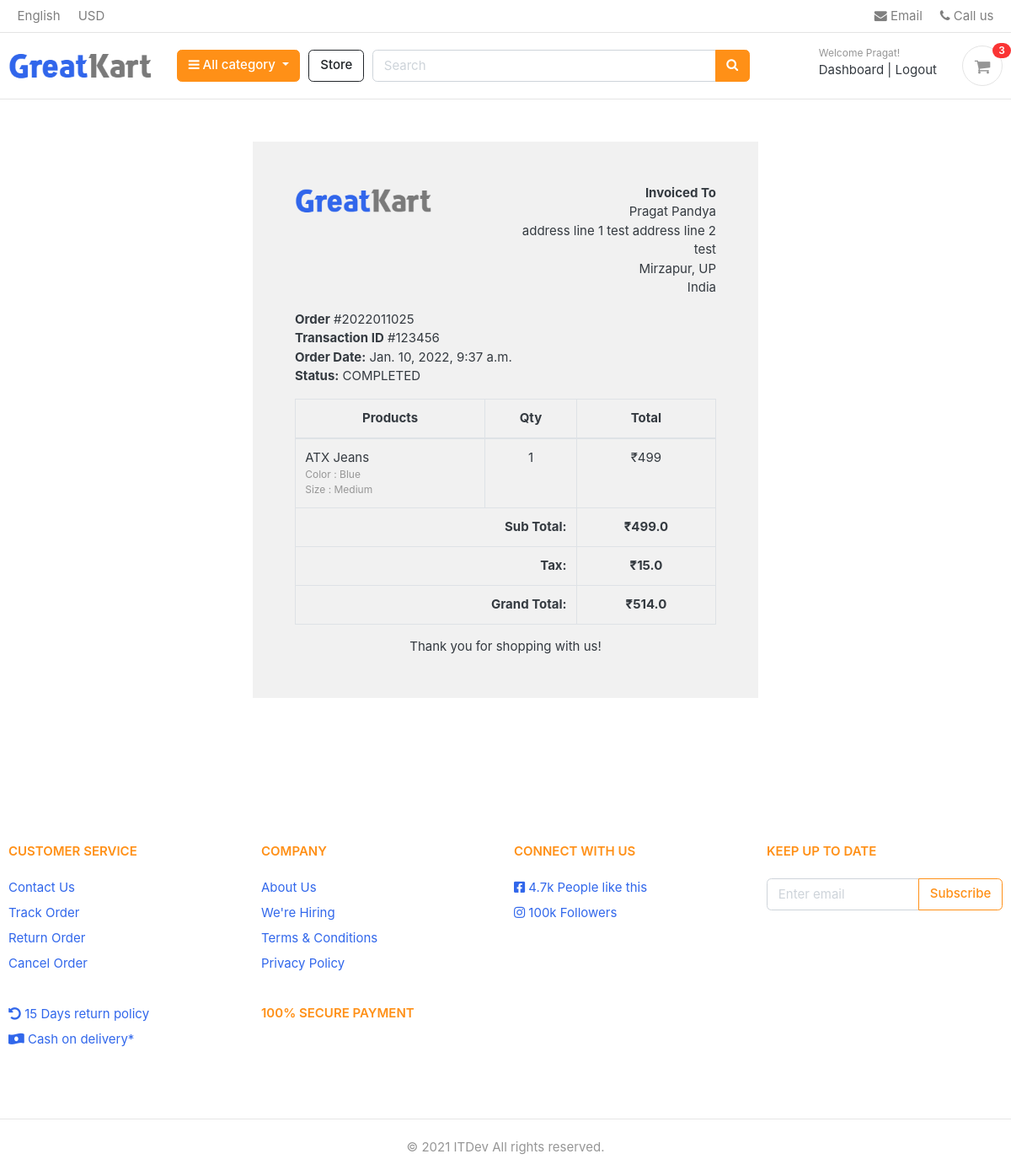
/accounts/order_detail/2022011025/ (signed in), run on the app's committed database.
### accounts/models.py (models this page shows, shortened)
class Account (AbstractBaseUser):
    first_name = models.CharField(max_length=50)
    last_name = models.CharField(max_length=50)
    username = models.CharField(max_length=50, unique=True)
    email = models.CharField(max_length=100, unique=True)
    phone_number = models.CharField(max_length=50)
    date_joined = models.DateTimeField(auto_now_add=True)
    last_login = models.DateTimeField(auto_now_add=True)
    is_admin = models.BooleanField(default=False)
    is_staff = models.BooleanField(default=False)
    is_active = models.BooleanField(default=False)
    is_superadmin = models.BooleanField(default=False)
    USERNAME_FIELD = 'email'
    REQUIRED_FIELDS = ['username', 'first_name', 'last_name']
    objects = MyAccountManager()

### orders/models.py (models this page shows, shortened)
class Order (models.Model):
    STATUS = (
        ('New', 'New'),
        ('Accepted', 'Accepted'),
        ('Completed', 'Completed'),
        ('Cancelled', 'Cancelled'),
    )
    user = models.ForeignKey(Account, on_delete=models.SET_NULL, null=True)
    payment = models.ForeignKey(Payment, on_delete=models.SET_NULL, blank=True, null=True)
    order_number = models.CharField(max_length=20)
    first_name = models.CharField(max_length=50)
    last_name = models.CharField(max_length=50)
    phone = models.CharField(max_length=15)
    email = models.EmailField(max_length=50)
    address_line_1 = models.CharField(max_length=50)
    address_line_2 = models.CharField(max_length=50, blank=True)
    country = models.CharField(max_length=50, default='India')
    state = models.CharField(max_length=50)
    city = models.CharField(max_length=50)
    order_note = models.CharField(max_length=100, blank=True)
    order_total = models.FloatField()
    tax = models.FloatField()
    status = models.CharField(max_length=10, choices=STATUS, default='New')
    ip = models.CharField(blank=True, max_length=20)
    is_ordered = models.BooleanField(default=False)
    created_at = models.DateTimeField(auto_now_add=True)
    updated_at = models.DateTimeField(auto_now=True)
    def full_address (self):
        return f'{self.address_line_1} {self.address_line_2}'
    def full_name (self):
        return f'{self.first_name} {self.last_name}'

class Payment (models.Model):
    user = models.ForeignKey(Account, on_delete=models.CASCADE)
    payment_id = models.CharField(max_length=100)
    payment_method = models.CharField(max_length=100)
    amount_paid = models.CharField(max_length=100) # this is the total amount paid
    status = models.CharField(max_length=100)
    created_at = models.DateTimeField(auto_now_add=True)

class OrderProduct (models.Model):
    order = models.ForeignKey(Order, on_delete=models.CASCADE)
    payment = models.ForeignKey(Payment, on_delete=models.SET_NULL, blank=True, null=True)
    user = models.ForeignKey(Account, on_delete=models.CASCADE)
    product = models.ForeignKey(Product, on_delete=models.CASCADE)
    variations = models.ManyToManyField(Variation, blank=True)
    quantity = models.IntegerField()
    product_price = models.FloatField()
    ordered = models.BooleanField(default=False)
    created_at = models.DateTimeField(auto_now_add=True)
    updated_at = models.DateTimeField(auto_now=True)

### store/models.py (models this page shows, shortened)
class Product (models.Model):
    product_name = models.CharField(max_length=200, unique=True)
    slug = models.SlugField(max_length=200, unique=True)
    description = models.TextField(max_length=500, blank=True)
    price = models.IntegerField()
    image = models.ImageField(upload_to='photos/products')
    stock = models.IntegerField()
    is_available = models.BooleanField(default=True)
    category = models.ForeignKey(Category, on_delete=models.CASCADE)
    created_date = models.DateTimeField(auto_now_add=True)
    modified_date = models.DateTimeField(auto_now=True)

class Variation (models.Model):
    product = models.ForeignKey(Product, on_delete=models.CASCADE)
    variation_category = models.CharField(max_length=100, choices=variation_category_choice)
    variation_value = models.CharField(max_length=100)
    is_active = models.BooleanField(default=True)
    created_date = models.DateTimeField(auto_now=True)
    objects = VariationManager()

### accounts/views.py (the view)
# urls.py: path('order_detail/<int:order_id>/', views.order_detail, name="order_detail"),
@login_required(login_url='login')
def order_detail(request, order_id):
    order_detail = OrderProduct.objects.filter(order__order_number=order_id)
    order = Order.objects.get(order_number=order_id)
    sub_total = 0
    for i in order_detail:
        sub_total += i.product_price * i.quantity
    context = {
        'order_detail' : order_detail,
        'order' : order,
        'sub_total' : sub_total,
    }
    return render(request, 'accounts/order_detail.html', context)

### carts/context_processors.py (called while the page is built)
def counter(request):
    cart_count = 0
    if 'admin' in request.path:
        return {}
    else:
        try:
            cart = Cart.objects.filter(cart_id=_cart_id(request))
            if request.user.is_authenticated:
                cart_items = CartItem.objects.all().filter(user=request.user)
            else:
                cart_items = CartItem.objects.all().filter(cart=cart[:1])
            for cart_item in cart_items:
                cart_count += cart_item.quantity
        except Cart.DoesNotExist:
            cart_count = 0
    return dict(cart_count=cart_count)

### carts/views.py (called while the page is built)
def _cart_id (request):
    cart = request.session.session_key
    if not cart:
        cart = request.session.create()
    return cart

### category/context_processors.py (called while the page is built)
def menu_links (request):
    links = Category.objects.all()
    return dict(links=links)

### category/models.py (called while the page is built)
    def get_url (self):
        return reverse ('products_by_category', args=[self.slug])

### templates/accounts/order_detail.html
{% extends "base.html" %}
{% load static %}
{% block content %}
<div class="container" style="margin: 0 auto;width: 50%;padding: 50px;background: #f1f1f1;margin-top: 50px;margin-bottom: 50px;">
    <div class="row invoice row-printable">
        <div class="col-md-12">
            <div class="panel panel-default plain" id="dash_0">
                <div class="panel-body p30">
                    <div class="row">
                        <div class="col-lg-6">
                            <div class="invoice-logo"><img src="{% static '/images/logo.png' %}" alt="Invoice logo" style="max-height: 40px;"></div>
                        </div>
                        <div class="col-lg-6">
                            <div class="invoice-from">
                                <ul class="list-unstyled text-right">
                                    <li><strong>Invoiced To</strong></li>
                                    <li>{{ order.full_name }}</li>
                                    <li>{{ order.full_address }}</li>
                                    <li>{{ order.city }}, {{ order.state }}</li>
                                    <li>{{ order.country }}</li>
                                </ul>
                            </div>
                        </div>
                        <div class="col-lg-12">
                            <div class="invoice-details mt25">
                                <div class="well">
                                    <ul class="list-unstyled mb0">
                                        <li><strong>Order</strong> #{{ order.order_number }}</li>
                                        <li><strong>Transaction ID</strong> #{{ order.payment.payment_id }}</li>
                                        <li><strong>Order Date:</strong> {{ order.created_at }}</li>
                                        <li><strong>Status:</strong> {{ order.payment.status }}</li>
                                    </ul>
                                </div>
                            </div>
                            <div class="invoice-items">
                                <div class="table-responsive" style="overflow: hidden; outline: none;" tabindex="0">
                                    <table class="table table-bordered">
                                        <thead>
                                            <tr>
                                                <th class="per70 text-center">Products</th>
                                                <th class="per5 text-center">Qty</th>
                                                <th class="per25 text-center">Total</th>
                                            </tr>
                                        </thead>
                                        <tbody>
                                            {% for item in order_detail %}
                                            <tr>
                                                <td>{{ item.product.product_name }}
                                                  <p class="text-muted small">
                                                    {% if item.variations.all %}
                                                      {% for i in item.variations.all %}
                                                        {{ i.variation_category | capfirst }} : {{ i.variation_value | capfirst }} <br>
                                                      {% endfor %}
                                                    {% endif %}
                                                  </p>
                                                </td>
                                                <td class="text-center">{{ item.quantity }}</td>
                                                <td class="text-center">₹{{ item.product.price }}</td>
                                            </tr>
                                            {% endfor %}
                                        </tbody>
                                        <tfoot>
                                            <tr>
                                                <th colspan="2" class="text-right">Sub Total:</th>
                                                <th class="text-center">₹{{ sub_total }}</th>
                                            </tr>
                                            <tr>
                                                <th colspan="2" class="text-right">Tax:</th>
                                                <th class="text-center">₹{{ order.tax }}</th>
                                            </tr>
                                            <tr>
                                                <th colspan="2" class="text-right">Grand Total:</th>
                                                <th class="text-center">₹{{ order.order_total }}</th>
                                            </tr>
                                        </tfoot>
                                    </table>
                                </div>
                            </div>
                            <div class="invoice-footer mt25">
                                <p class="text-center">Thank you for shopping with us!</p>
                            </div>
                        </div>
                    </div>
                </div>
            </div>
        </div>
    </div>
    </div>
{% endblock %}

### templates/includes/navbar.html (shortened to what this page needs)
{% load static %}
<header class="section-header">
<nav class="navbar p-md-0 navbar-expand-sm navbar-light border-bottom">
<div class="container">
  <div class="collapse navbar-collapse" id="navbarTop4">
    <ul class="navbar-nav mr-auto">
      <li class="nav-item dropdown">
      <a href="#" class="nav-link">   English </a>
    </li>
    <li class="nav-item dropdown">
      <a href="#" class="nav-link"> USD </a>
    </li>
    </ul>
    <ul class="navbar-nav">
    <li><a href="#" class="nav-link"> <i class="fa fa-envelope"></i> Email </a></li>
    <li><a href="#" class="nav-link"> <i class="fa fa-phone"></i> Call us </a></li>
  </ul>
  </div>
</div>
</nav>
<section class="header-main border-bottom">
  <div class="container">
<div class="row align-items-center">
  <div class="col-lg-2 col-md-3 col-6">
    <a href="{% url 'home' %}" class="brand-wrap">
      <img class="logo" src="{% static './images/logo.png' %}">
    </a>
  </div>
  <div class="col-lg col-sm col-md col-6 flex-grow-0">
    <div class="category-wrap dropdown d-inline-block float-right">
      <button type="button" class="btn btn-warning dropdown-toggle" data-toggle="dropdown">
        <i class="fa fa-bars"></i> All category
      </button>
    </div>
  </div>
  <a href="{% url 'store' %}" class="btn btn-outline-dark">Store</a>
  <div class="col-lg  col-md-6 col-sm-12 col">
    <form action="{% url 'search' %}" class="search" method="GET">
      <div class="input-group w-100">
          <input type="text" class="form-control" style="width:60%;" placeholder="Search" name="keyword">
          <div class="input-group-append">
            <button class="btn btn-warning" type="submit">
              <i class="fa fa-search"></i>
            </button>
          </div>
        </div>
    </form>
  </div>
  <div class="col-lg-3 col-sm-6 col-8 order-2 order-lg-3">
        <div class="d-flex justify-content-end mb-3 mb-lg-0">
          {% if user.id is None %}
          <div class="widget-header">
            <small class="title text-muted">Welcome guest!</small>
            <div>
              <a href="{% url 'login' %}">Sign in</a> <span class="dark-transp"> | </span>
              <a href="{% url 'register' %}"> Register</a>
            </div>
          </div>
          {% else %}
          <div class="widget-header">
            <small class="title text-muted">Welcome {{user.first_name}}!</small>
            <div>
              <a href="{% url 'dashboard' %}">Dashboard</a> <span class="dark-transp"> | </span>
              <a href="{% url 'logout' %}"> Logout</a>
            </div>
          </div>
          {% endif %}
          <a href="{% url 'cart' %}" class="widget-header pl-3 ml-3">
            <div class="icon icon-sm rounded-circle border"><i class="fa fa-shopping-cart"></i></div>
            <span class="badge badge-pill badge-danger notify">{{ cart_count }}</span>
          </a>
        </div>
      </div>
</div>
  </div>
</section>
</header>

### static/css/ui.css (style rules this page uses)
html { font-family: "Inter", sans-serif; font-size: 15px; }
.icon-xs, .icon-sm, .icon-md, .icon-lg { display: inline-block; text-align: center; flex-shrink: 0; flex-grow: 0; }
.icon-sm { width: 48px; height: 48px; line-height: 48px !important; font-size: 20px; }
p:last-child { margin-bottom: 0; }
.header-main { position: relative; padding-top: 1rem; padding-bottom: 1rem; }
.brand-wrap .logo, .navbar-brand .logo { margin-right: 7px; max-height: 42px; display: inline-block; }
.widget-header { display: inline-block; vertical-align: middle; position: relative; }
.widget-header a { color: #343a40; }
.widget-header i { color: #969696; }
.widget-header .title { display: block; }
.widget-header .notify { position: absolute; top: -3px; right: -10px; }
[class*=list-] li:after { visibility: hidden; display: block; content: ""; overflow: hidden; height: 0; clear: both; }
.notify { position: absolute; top: -4px; right: -10px; display: inline-block; padding: 0.25em 0.6em; font-size: 12px; line-height: 1; text-align: center; border-radius: 3rem; color: #fff; background-color: #fa3434; }

### data on the page
Account: first_name "Pragat"
Order: full_name "Pragat Pandya", full_address "address line 1 test address line 2 test", city "Mirzapur", state "UP", country "India", order_number "2022011025", payment.payment_id "123456", created_at "Jan. 10, 2022, 9:37 a.m.", payment.status "COMPLETED", tax "15.0", order_total "514.0"
OrderProduct: product.product_name "ATX Jeans", quantity "1", product.price "499"
Variation: variation_category "Color", variation_value "Blue"
Variation: variation_category "Size", variation_value "Medium"

### other printed values
{{ cart_count }} "3"
{{ sub_total }} "499.0"
